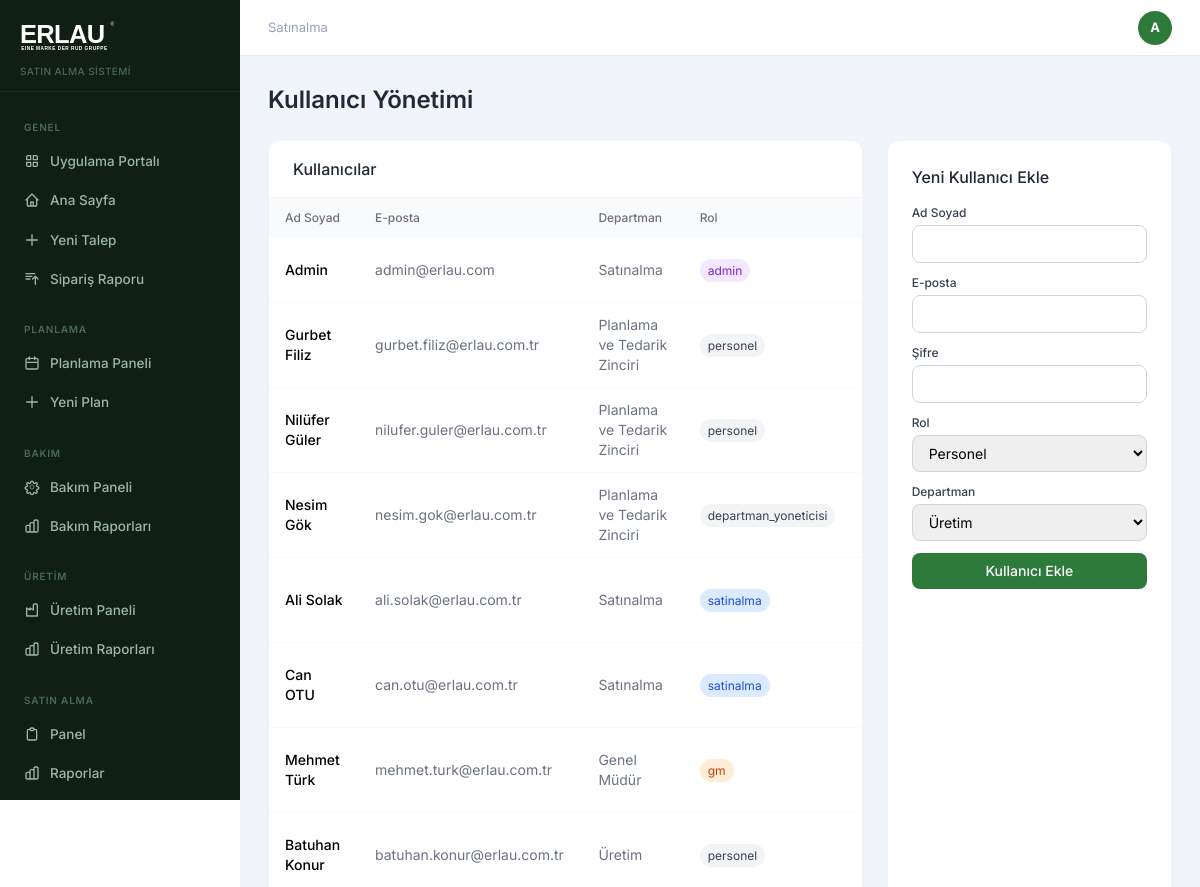
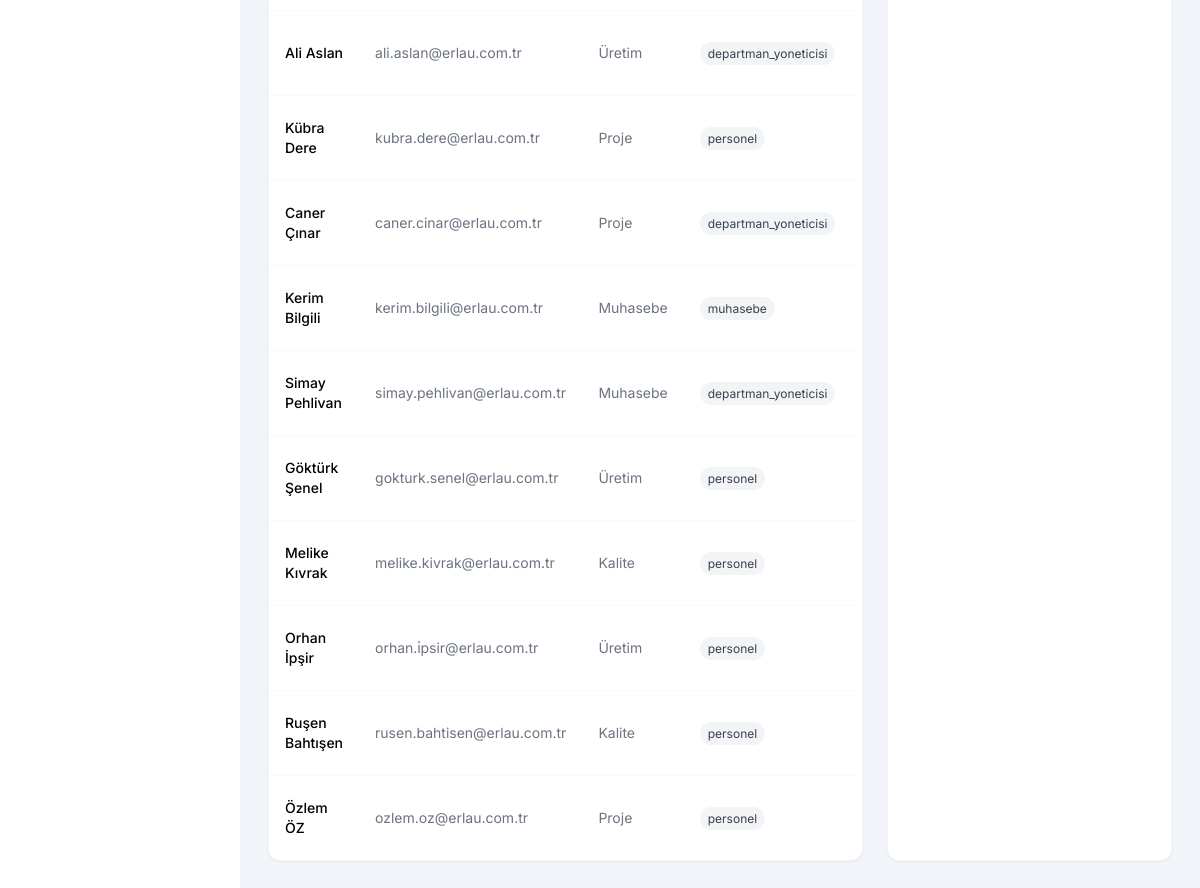
/admin/kullanicilar (signed in), run on the app's committed database (2 pictures, top to bottom).
### app/models.py (models this page shows)
class Department(db.Model):
    id = db.Column(db.Integer, primary_key=True)
    name = db.Column(db.String(100), nullable=False, unique=True)
    users = db.relationship('User', backref='department', lazy=True)

class User(db.Model, UserMixin):
    id = db.Column(db.Integer, primary_key=True)
    name = db.Column(db.String(100), nullable=False)
    email = db.Column(db.String(120), unique=True, nullable=False)
    password = db.Column(db.String(200), nullable=False)
    role = db.Column(db.String(20), default='personel')
    department_id = db.Column(db.Integer, db.ForeignKey('department.id'), index=True)
    created_at = db.Column(db.DateTime, default=datetime.utcnow, index=True)
    is_active = db.Column(db.Boolean, default=True)
    unvan = db.Column(db.String(100))
    telefon = db.Column(db.String(20))
    dogum_tarihi = db.Column(db.Date)
    unvan_pdf_goster = db.Column(db.Boolean, default=False)
    son_giris = db.Column(db.DateTime)
    sifre_degisim_tarihi = db.Column(db.DateTime)
    tablet_pin = db.Column(db.String(6))
    bildirim_email = db.Column(db.Boolean, default=True)
    teknik_resim_yetki = db.Column(db.Boolean, default=False)
    liste_yetki = db.Column(db.Boolean, default=False)
    talepler = db.relationship('TalepFormu', backref='talep_eden', lazy=True)

### app/routes.py (the view)
@admin.route('/kullanicilar')
@login_required
@role_required('admin')
def kullanicilar():
    users = User.query.all()
    departmanlar = Department.query.all()
    return render_template('admin_kullanicilar.html', users=users, departmanlar=departmanlar)

### app/models.py (called while the page is built)
@login_manager.user_loader
def load_user(user_id):
    return User.query.get(int(user_id))

### app/routes.py (called while the page is built)
def role_required(*roles):
    def decorator(f):
        @wraps(f)
        def decorated_function(*args, **kwargs):
            if not current_user.is_authenticated or current_user.role not in roles:
                flash('Bu sayfaya erişim yetkiniz yok.', 'danger')
                return redirect(url_for('main.dashboard'))
            return f(*args, **kwargs)
        return decorated_function
    return decorator

### app/templates/admin_kullanicilar.html (shortened to what this page needs)
{% extends 'base.html' %}
{% block content %}
<div class="flex items-center justify-between mb-6">
  <h1 class="text-2xl font-semibold text-gray-800">Kullanıcı Yönetimi</h1>
</div>
<div class="grid grid-cols-1 md:grid-cols-3 gap-6">
  <div class="md:col-span-2 bg-white rounded-xl border border-gray-100 shadow-sm overflow-hidden">
    <div class="px-6 py-4 border-b border-gray-100">
      <h2 class="font-medium text-gray-800">Kullanıcılar</h2>
    </div>
    <table class="w-full text-sm">
      <thead class="bg-gray-50">
        <tr>
          <th class="px-4 py-3 text-left text-xs font-medium text-gray-500">Ad Soyad</th>
          <th class="px-4 py-3 text-left text-xs font-medium text-gray-500">E-posta</th>
          <th class="px-4 py-3 text-left text-xs font-medium text-gray-500">Departman</th>
          <th class="px-4 py-3 text-left text-xs font-medium text-gray-500">Rol</th>
          <th class="px-4 py-3 text-center text-xs font-medium text-gray-500">Durum</th>
        </tr>
      </thead>
      <tbody class="divide-y divide-gray-50">
        {% for user in users %}
        <tr class="hover:bg-gray-50">
          <td class="px-4 py-3 font-medium">{{ user.name }}</td>
          <td class="px-4 py-3 text-gray-500">{{ user.email }}</td>
          <td class="px-4 py-3 text-gray-500">{{ user.department.name if user.department else '-' }}</td>
          <td class="px-4 py-3">
            <span class="px-2 py-1 rounded-full text-xs
              {% if user.role == 'admin' %}bg-purple-100 text-purple-700
              {% elif user.role == 'satinalma' %}bg-blue-100 text-blue-700
              {% elif user.role == 'gm' %}bg-orange-100 text-orange-700
              {% else %}bg-gray-100 text-gray-700{% endif %}">
              {{ user.role }}
            </span>
          </td>
          <td class="px-4 py-3 text-center">
          </td>
        </tr>
        {% endfor %}
      </tbody>
    </table>
  </div>
  <div class="bg-white rounded-xl border border-gray-100 shadow-sm p-6">
    <h2 class="font-medium text-gray-800 mb-4">Yeni Kullanıcı Ekle</h2>
    <form method="POST" action="{{ url_for('admin.kullanici_ekle') }}">
      <div class="space-y-3">
        <div>
          <label class="block text-xs font-medium text-gray-700 mb-1">Ad Soyad</label>
          <input type="text" name="name" required class="w-full border border-gray-300 rounded-lg px-3 py-2 text-sm">
        </div>
        <div>
          <label class="block text-xs font-medium text-gray-700 mb-1">E-posta</label>
          <input type="email" name="email" required class="w-full border border-gray-300 rounded-lg px-3 py-2 text-sm">
        </div>
        <div>
          <label class="block text-xs font-medium text-gray-700 mb-1">Şifre</label>
          <input type="password" name="password" required class="w-full border border-gray-300 rounded-lg px-3 py-2 text-sm">
        </div>
        <div>
          <label class="block text-xs font-medium text-gray-700 mb-1">Rol</label>
          <select name="role" class="w-full border border-gray-300 rounded-lg px-3 py-2 text-sm">
            <option value="personel">Personel</option>
          </select>
        </div>
        <div>
          <label class="block text-xs font-medium text-gray-700 mb-1">Departman</label>
          <select name="department_id" class="w-full border border-gray-300 rounded-lg px-3 py-2 text-sm">
            {% for dep in departmanlar %}
            <option value="{{ dep.id }}">{{ dep.name }}</option>
            {% endfor %}
          </select>
        </div>
        <button type="submit" class="w-full erlau-green text-white py-2 rounded-lg text-sm font-medium hover:opacity-90">
          Kullanıcı Ekle
        </button>
      </div>
    </form>
  </div>
</div>
{% endblock %}

### app/templates/base.html (shortened to what this page needs)
<!DOCTYPE html>
<html lang="tr">
<head>
<script src="https://cdn.tailwindcss.com"></script>
</head>
<body>
{% if current_user.is_authenticated %}
<div style="display:flex">
  <aside class="sidebar" style="position:sticky;top:0;height:100vh;overflow-y:auto;display:flex;flex-direction:column">
    <div style="padding:20px 20px 12px;border-bottom:1px solid rgba(255,255,255,.06)">
      <a href="{{ url_for('auth.portal') }}" style="display:inline-block">
        <img src="{{ url_for('static', filename='logo.svg') }}" alt="Erlau" style="height:32px;filter:brightness(0) invert(1)">
      </a>
      <p style="font-size:10px;color:#4a6b50;margin-top:6px;font-weight:500;letter-spacing:.04em">SATIN ALMA SİSTEMİ</p>
    </div>
    <nav style="padding:12px 0;flex:1">
      <div class="sidebar-section">Genel</div>
      <a href="{{ url_for('auth.portal') }}" class="sidebar-link {% if request.endpoint == 'auth.portal' %}active{% endif %}">
        <svg fill="none" stroke="currentColor" viewBox="0 0 24 24"><path stroke-linecap="round" stroke-linejoin="round" stroke-width="2" d="M4 6a2 2 0 012-2h4v6H4V6zm10-2h4a2 2 0 012 2v4h-6V4zM4 14h6v6H6a2 2 0 01-2-2v-4zm10 0h6v4a2 2 0 01-2 2h-4v-6z"/></svg>
        Uygulama Portalı
      </a>
      <a href="{{ url_for('main.dashboard') }}" class="sidebar-link {% if request.endpoint == 'main.dashboard' %}active{% endif %}">
        <svg fill="none" stroke="currentColor" viewBox="0 0 24 24"><path stroke-linecap="round" stroke-linejoin="round" stroke-width="2" d="M3 12l2-2m0 0l7-7 7 7M5 10v10a1 1 0 001 1h3m10-11l2 2m-2-2v10a1 1 0 01-1 1h-3m-6 0a1 1 0 001-1v-4a1 1 0 011-1h2a1 1 0 011 1v4a1 1 0 001 1m-6 0h6"/></svg>
        Ana Sayfa
      </a>
      <a href="{{ url_for('main.yeni_talep') }}" class="sidebar-link {% if request.endpoint == 'main.yeni_talep' %}active{% endif %}">
        <svg fill="none" stroke="currentColor" viewBox="0 0 24 24"><path stroke-linecap="round" stroke-linejoin="round" stroke-width="2" d="M12 4v16m8-8H4"/></svg>
        Yeni Talep
      </a>
      <a href="{{ url_for('satin_alma.siparis_raporu') }}" class="sidebar-link {% if request.endpoint == 'satin_alma.siparis_raporu' %}active{% endif %}">
        <svg fill="none" stroke="currentColor" viewBox="0 0 24 24"><path stroke-linecap="round" stroke-linejoin="round" stroke-width="2" d="M3 4h13M3 8h9m-9 4h6m4 0l4-4m0 0l4 4m-4-4v12"/></svg>
        Sipariş Raporu
      </a>
      {% if current_user.role in ['planlama', 'departman_yoneticisi', 'admin'] %}
      <div class="sidebar-section" style="margin-top:8px">Planlama</div>
      <a href="{{ url_for('planlama.planlama_dashboard') }}" class="sidebar-link {% if request.endpoint == 'planlama.planlama_dashboard' %}active{% endif %}">
        <svg fill="none" stroke="currentColor" viewBox="0 0 24 24"><path stroke-linecap="round" stroke-linejoin="round" stroke-width="2" d="M8 7V3m8 4V3M5 11h14M5 5h14a2 2 0 012 2v12a2 2 0 01-2 2H5a2 2 0 01-2-2V7a2 2 0 012-2z"/></svg>
        Planlama Paneli
      </a>
      <a href="{{ url_for('planlama.yeni_plan') }}" class="sidebar-link {% if request.endpoint == 'planlama.yeni_plan' %}active{% endif %}">
        <svg fill="none" stroke="currentColor" viewBox="0 0 24 24"><path stroke-linecap="round" stroke-linejoin="round" stroke-width="2" d="M12 4v16m8-8H4"/></svg>
        Yeni Plan
      </a>
      {% endif %}
      {% if current_user.role in ['bakim', 'departman_yoneticisi', 'gm', 'admin'] %}
      <div class="sidebar-section" style="margin-top:8px">Bakım</div>
      <a href="{{ url_for('bakim.bakim_dashboard') }}" class="sidebar-link {% if 'bakim' in (request.endpoint or '') %}active{% endif %}">
        Bakım Paneli
      </a>
      <a href="{{ url_for('bakim.bakim_raporlar') }}" class="sidebar-link {% if request.endpoint == 'bakim.bakim_raporlar' %}active{% endif %}">
        Bakım Raporları
      </a>
      {% endif %}
      {% if current_user.role in ['uretim', 'departman_yoneticisi', 'gm', 'admin'] %}
      <div class="sidebar-section" style="margin-top:8px">Üretim</div>
      <a href="{{ url_for('uretim.uretim_dashboard') }}" class="sidebar-link {% if 'uretim' in (request.endpoint or '') %}active{% endif %}">
        <svg fill="none" stroke="currentColor" viewBox="0 0 24 24"><path stroke-linecap="round" stroke-linejoin="round" stroke-width="2" d="M4 21V9l5 3V9l5 3V5a2 2 0 012-2h2a2 2 0 012 2v16H4z"/></svg>
        Üretim Paneli
      </a>
      <a href="{{ url_for('uretim.uretim_raporlar') }}" class="sidebar-link {% if request.endpoint == 'uretim.uretim_raporlar' %}active{% endif %}">
        Üretim Raporları
      </a>
      {% endif %}
      {% if current_user.role in ['satinalma', 'admin', 'gm'] %}
      <div class="sidebar-section" style="margin-top:8px">Satın Alma</div>
      <a href="{{ url_for('satin_alma.panel') }}" class="sidebar-link {% if request.endpoint == 'satin_alma.panel' %}active{% endif %}">
        <svg fill="none" stroke="currentColor" viewBox="0 0 24 24"><path stroke-linecap="round" stroke-linejoin="round" stroke-width="2" d="M9 5H7a2 2 0 00-2 2v12a2 2 0 002 2h10a2 2 0 002-2V7a2 2 0 00-2-2h-2M9 5a2 2 0 002 2h2a2 2 0 002-2M9 5a2 2 0 012-2h2a2 2 0 012 2"/></svg>
        Panel
      </a>
      <a href="{{ url_for('satin_alma.raporlar') }}" class="sidebar-link {% if request.endpoint == 'satin_alma.raporlar' %}active{% endif %}">
        Raporlar
      </a>
      {% if current_user.role in ['satinalma', 'admin'] %}
      <a href="{{ url_for('satin_alma.teklif_listesi') }}" class="sidebar-link {% if request.endpoint and 'teklif' in request.endpoint %}active{% endif %}">
      </a>
      {% endif %}
      {% endif %}
    </nav>
  </aside>
  <div class="content-area">
    <div class="topbar">
      <p style="font-size:13px;color:#94a3b8">{{ current_user.department.name if current_user.department else 'Erlau' }}</p>
      <a href="{{ url_for('main.profil') }}" style="width:34px;height:34px;border-radius:50%;background:#2d7a3a;display:flex;align-items:center;justify-content:center;font-size:13px;font-weight:700;color:#fff;text-decoration:none">{{ current_user.name[:1].upper() }}</a>
    </div>
    <div class="page-content">
{% endif %}
{% block content %}{% endblock %}
{% if current_user.is_authenticated %}
    </div>
  </div>
</div>
{% else %}
</div>
{% endif %}
</body>
</html>

### app/templates/base.html (style rules this page uses)
* { font-family: 'Inter', sans-serif; }
.sidebar { background: #0f1f12; min-height: 100vh; width: 240px; flex-shrink: 0; }
.sidebar-link { display: flex; align-items: center; gap: 10px; padding: 9px 16px; border-radius: 8px; font-size: 13.5px; font-weight: 500; color: #9db8a2; transition: all .15s; margin: 1px 8px; text-decoration: none; }
.sidebar-link svg { width: 16px; height: 16px; flex-shrink: 0; }
.sidebar-section { font-size: 10px; font-weight: 600; color: #4a6b50; text-transform: uppercase; letter-spacing: .08em; padding: 16px 24px 6px; }
.content-area { flex: 1; background: #f1f5f9; min-height: 100vh; overflow-x: hidden; }
.topbar { background: #fff; border-bottom: 1px solid #e2e8f0; padding: 0 28px; height: 56px; display: flex; align-items: center; justify-content: space-between; position: sticky; top: 0; z-index: 10; }
.erlau-green { background-color: #2d7a3a !important; }
.page-content { padding: 28px; }

### data on the page
Department: department "Satınalma"
User: name "A", name "Admin", email "admin@erlau.com", department "Satınalma", role "admin"
User: name "Gurbet Filiz", email "gurbet.filiz@erlau.com.tr", department "Planlama ve Tedarik Zinciri", role "personel"
User: name "Nilüfer Güler", email "nilufer.guler@erlau.com.tr", department "Planlama ve Tedarik Zinciri", role "personel"
User: name "Nesim Gök", email "nesim.gok@erlau.com.tr", department "Planlama ve Tedarik Zinciri", role "departman_yoneticisi"
User: name "Ali Solak", email "ali.solak@erlau.com.tr", department "Satınalma", role "satinalma"
User: name "Can OTU", email "can.otu@erlau.com.tr", department "Satınalma", role "satinalma"
User: name "Mehmet Türk", email "mehmet.turk@erlau.com.tr", department "Genel Müdür", role "gm"
User: name "Batuhan Konur", email "batuhan.konur@erlau.com.tr", department "Üretim", role "personel"
User: name "Ali Aslan", email "ali.aslan@erlau.com.tr", department "Üretim", role "departman_yoneticisi"
User: name "Kübra Dere", email "kubra.dere@erlau.com.tr", department "Proje", role "personel"
User: name "Caner Çınar", email "caner.cinar@erlau.com.tr", department "Proje", role "departman_yoneticisi"
User: name "Kerim Bilgili", email "kerim.bilgili@erlau.com.tr", department "Muhasebe", role "muhasebe"
User: name "Simay Pehlivan", email "simay.pehlivan@erlau.com.tr", department "Muhasebe", role "departman_yoneticisi"
User: name "Göktürk Şenel", email "gokturk.senel@erlau.com.tr", department "Üretim", role "personel"
User: name "Melike Kıvrak", email "melike.kivrak@erlau.com.tr", department "Kalite", role "personel"
User: name "Orhan İpşir", email "orhan.i̇psir@erlau.com.tr", department "Üretim", role "personel"
User: name "Ruşen Bahtışen", email "rusen.bahtisen@erlau.com.tr", department "Kalite", role "personel"
User: name "Özlem ÖZ", email "ozlem.oz@erlau.com.tr", department "Proje", role "personel"

### other printed values
form field department_id "Üretim"
